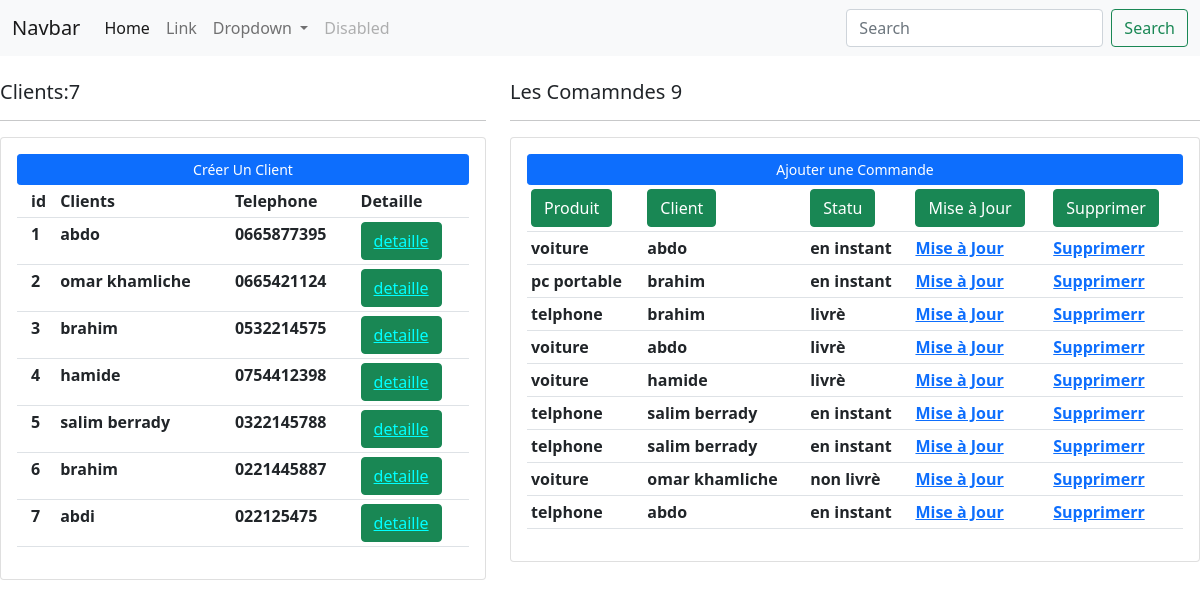
The page / on the database its author committed.
### client/models.py (models this page shows)
class Client (models.Model):
    nom = models.CharField(max_length=50)
    telephone = models.CharField(max_length=10)
    date_crèation = models.DateTimeField(auto_now=True)
    def __str__(self):
        return self.nom

### commande/models.py (models this page shows, shortened)
class Commande (models.Model):
    client = models.ForeignKey(Client,related_name='commande_clinet', on_delete = models.CASCADE )
    produit = models.ForeignKey(Produit, on_delete = models.CASCADE )
    date_crèation = models.DateTimeField(auto_now=True)
    etat = models.CharField(max_length=50,choices=etat )

### produit/models.py (models this page shows)
class Produit (models.Model):
    nom = models.CharField(max_length=50)
    prix = models.IntegerField(default=1)
    date_crèation = models.DateTimeField(auto_now=True)
    Categorie = models.CharField(max_length=50,choices=Categorie )
    def __str__(self):
        return self.nom

### produit/views.py (the view)
def produit (request):
    clients = Client.objects.all()
    commands = Commande.objects.all()
    nombre_client = clients.count()
    nombre_commande = commands.count()
    context = {'clients':clients,'commands':commands ,'nombre_client':nombre_client,'nombre_commande':nombre_commande}
    nombre_client = clients.count()
    return render (request , 'liste_produits.html',context )

### produit/templates/liste_produits.html
{% extends 'base.html' %}
{% block centent %}
<br>
<div class="row">
	<div class="col-md-5">
		<h5>Clients:{{nombre_client}}</h5>
		<hr>
		<div class="card card-body">
			<a class="btn btn-primary  btn-sm btn-block" href="{% url 'client:ajouter' %}">Créer Un Client</a>
			<table class="table table-sm">
				<tr>
					<th></th>
					<th>id</th>
					<th>Clients</th>
					<th>Telephone</th>
					<th>Detaille</th>
				</tr>
			{% for client in clients %}
				<tr>
					<th></th>
					<th>{{client.id}}</th>
					<th>{{client.nom}}</th>
					<th>{{client.telephone}}</th>
					<th><button type="button" class="btn btn-success"><a href="{% url 'client:client' client.id %}"; style = "color:cyan">detaille</a></button></th>
				</tr>
			{% endfor %}
			</table>
		</div>
	</div>
	<div class="col-md-7">
		<h5>Les Comamndes {{nombre_commande}}</h5>
		<hr>
		<div class="card card-body">
			<a class="btn btn-primary  btn-sm btn-block" href="{% url 'commande:ajouter' %}">Ajouter une Commande</a>
			<table class="table table-sm">
				<tr>
					<th ><button type="button" class="btn btn-success">Produit</button> </th>
					<th><button type="button" class="btn btn-success">Client</button></th>
					<th><button type="button" class="btn btn-success">Statu</button></th>
					<th><button type="button" class="btn btn-success">Mise à Jour</button></th>
					<th><button type="button" class="btn btn-success">Supprimer</button></th>
				</tr>
			{% for Command in commands %}
				<tr>
					<th>{{Command.produit}}</th>
					<th>{{Command.client}}</th>
					<th>{{Command.etat}}</th>
					<th><a href="{% url 'commande:modifier' Command.id %}">Mise à Jour</a></th>
					<th><a href="{% url 'commande:suprimer' Command.id %}">Supprimerr</a></th>
				</tr>
			{% endfor %}
			</table>
		</div>
	</div>
</div>
{% endblock %}

### templates/base.html (shortened to what this page needs)
<!DOCTYPE html>
<html lang="en">
<head>
<link href="https://cdn.jsdelivr.net/npm/bootstrap@5.0.0-beta1/dist/css/bootstrap.min.css" rel="stylesheet">
</head>
<body>
 <nav class="navbar navbar-expand-lg navbar-light bg-light">
  <div class="container-fluid">
    <a class="navbar-brand" href="#">Navbar</a>
    <div class="collapse navbar-collapse" id="navbarSupportedContent">
      <ul class="navbar-nav me-auto mb-2 mb-lg-0">
        <li class="nav-item">
          <a class="nav-link active" aria-current="page" href="#">Home</a>
        </li>
        <li class="nav-item">
          <a class="nav-link" href="#">Link</a>
        </li>
        <li class="nav-item dropdown">
          <a class="nav-link dropdown-toggle" href="#" id="navbarDropdown" role="button" data-bs-toggle="dropdown" aria-expanded="false">
            Dropdown
          </a>
        </li>
        <li class="nav-item">
          <a class="nav-link disabled" href="#" tabindex="-1" aria-disabled="true">Disabled</a>
        </li>
      </ul>
      <form class="d-flex">
        <input class="form-control me-2" type="search" placeholder="Search" aria-label="Search">
        <button class="btn btn-outline-success" type="submit">Search</button>
      </form>
    </div>
  </div>
</nav>
{% block centent %}
 {% endblock %}
</body>
</html>

### rows shown on the page
Client: id "1", nom "abdo", telephone "0665877395"
Client: id "2", nom "omar khamliche", telephone "0665421124"
Client: id "3", nom "brahim", telephone "0532214575"
Client: id "4", nom "hamide", telephone "0754412398"
Client: id "5", nom "salim berrady", telephone "0322145788"
Client: id "6", nom "brahim", telephone "0221445887"
Client: id "7", nom "abdi", telephone "022125475"
Commande: produit "voiture", client "abdo", etat "en instant"
Commande: produit "pc portable", client "brahim", etat "en instant"
Commande: produit "telphone", client "brahim", etat "livrè"
Commande: produit "voiture", client "abdo", etat "livrè"
Commande: produit "voiture", client "hamide", etat "livrè"
Commande: produit "telphone", client "salim berrady", etat "en instant"
Commande: produit "telphone", client "salim berrady", etat "en instant"
Commande: produit "voiture", client "omar khamliche", etat "non livrè"
Commande: produit "telphone", client "abdo", etat "en instant"

### other values the page prints
{{ nombre_client }} "7"
{{ nombre_commande }} "9"
